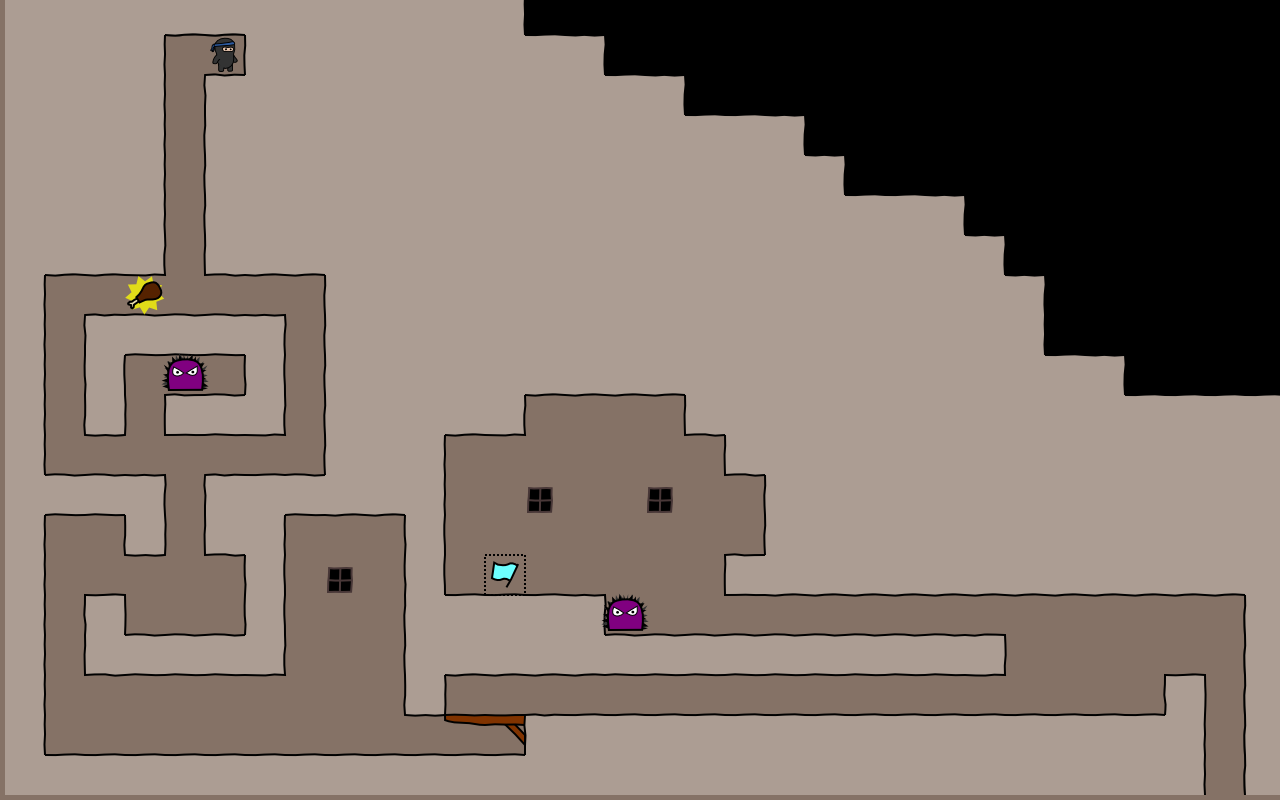

Rendered tile map (Tiled .tmx) drawn with the repository's tilesets; below, a short description and the full map source, tile grids included:
An orthogonal 32x20 tile map with 40x40 px tiles, 4 tile layers (bg, walls, objects, fg), 3 tilesets.

<map version="1.0" orientation="orthogonal" width="32" height="20" tilewidth="40" tileheight="40">
 <tileset firstgid="1" name="world1" tilewidth="50" tileheight="50">
  <image source="world1.png" width="400" height="400" />
 </tileset>
 <tileset firstgid="65" name="objectpalette" tilewidth="50" tileheight="50">
  <image source="objectpalette.png" width="400" height="500" />
 </tileset>
 <tileset firstgid="145" name="background" tilewidth="40" tileheight="40">
  <image source="background1.png" width="320" height="600" />
 </tileset>
 <layer name="bg" width="32" height="20">
  <data encoding="csv">
154,154,154,154,154,154,154,154,154,154,154,154,0,0,0,0,0,0,0,0,0,0,0,0,0,0,0,0,0,0,0,0,
154,154,154,154,154,154,154,154,154,154,154,154,0,0,0,0,0,0,0,0,0,0,0,0,0,0,0,0,0,0,0,0,
154,154,154,154,154,154,154,154,154,154,154,154,154,0,0,0,0,0,0,0,0,0,0,0,0,0,0,0,0,0,0,0,
154,154,154,154,154,154,154,154,154,154,154,154,154,154,0,0,0,0,0,0,0,0,0,0,0,0,0,0,0,0,0,0,
154,154,154,154,154,154,154,154,154,154,154,154,154,154,154,154,0,0,0,0,0,0,0,0,0,0,0,0,0,0,0,0,
154,154,154,154,154,154,154,154,154,154,154,154,154,154,154,154,154,0,0,0,0,0,0,0,0,0,0,0,0,0,0,0,
154,154,154,154,154,154,154,154,154,154,154,154,154,154,154,154,154,154,154,0,0,0,0,0,0,0,0,0,0,0,0,0,
154,154,154,154,154,154,154,154,154,154,154,154,154,154,154,154,154,154,154,154,0,0,0,0,0,0,0,0,0,0,0,0,
154,154,154,154,154,154,154,154,154,154,154,154,154,154,154,154,154,154,154,154,154,0,0,0,0,0,0,0,0,0,0,0,
154,154,154,154,154,154,154,154,154,154,154,154,154,154,154,154,154,154,154,154,154,154,154,0,0,0,0,0,0,0,0,0,
154,154,154,154,154,154,154,154,154,154,154,154,154,154,154,154,154,154,154,154,154,154,154,154,154,0,0,0,0,0,0,0,
154,154,154,154,154,154,154,154,154,154,154,154,154,154,154,154,154,154,154,154,154,154,154,154,154,154,154,154,0,0,0,0,
154,154,154,154,154,154,154,154,154,154,154,154,154,150,154,154,150,154,154,154,154,154,154,154,154,154,154,154,154,154,154,154,
154,154,154,154,154,154,154,154,154,154,154,154,154,154,154,154,154,154,154,154,154,154,154,154,154,154,154,154,154,154,154,154,
154,154,154,154,154,154,154,154,150,154,154,154,154,154,154,154,154,154,154,154,154,154,154,154,154,154,154,154,154,154,154,154,
154,154,154,154,154,154,154,154,154,154,154,154,154,154,154,154,154,154,154,154,154,154,154,154,154,154,154,154,154,154,154,154,
154,154,154,154,154,154,154,154,154,154,154,154,154,154,154,154,154,154,154,154,154,154,154,154,154,154,154,154,154,154,154,154,
154,154,154,154,154,154,154,154,154,154,154,154,154,154,154,154,154,154,154,154,154,154,154,154,154,154,154,154,154,154,154,154,
154,154,154,154,154,154,154,154,154,154,154,154,154,154,154,154,154,154,154,154,154,154,154,154,154,154,154,154,154,154,154,154,
154,154,154,154,154,154,154,154,154,154,154,154,154,154,154,154,154,154,154,154,154,154,154,154,154,154,154,154,154,154,154,154
</data>
 </layer>
 <layer name="walls" width="32" height="20">
  <data encoding="csv">
18,18,18,18,26,26,18,18,18,18,18,18,19,0,0,0,0,0,0,0,0,0,0,0,0,0,0,0,0,0,0,0,
18,18,18,19,0,0,17,18,18,18,18,18,18,10,11,0,0,0,0,0,0,0,0,0,0,0,0,0,0,0,0,0,
18,18,18,19,0,9,18,18,18,18,18,18,18,18,18,10,11,0,0,0,0,0,0,0,0,0,0,0,0,0,0,0,
18,18,18,19,0,17,18,18,18,18,18,18,18,18,18,18,18,10,10,11,0,0,0,0,0,0,0,0,0,0,0,0,
18,18,18,19,0,17,18,18,18,18,18,18,18,18,18,18,18,18,18,18,11,0,0,0,0,0,0,0,0,0,0,0,
18,18,18,19,0,17,18,18,18,18,18,18,18,18,18,18,18,18,18,18,18,10,10,11,0,0,0,0,0,0,0,0,
18,26,26,27,0,25,26,26,18,18,18,18,18,18,18,18,18,18,18,18,18,18,18,18,11,0,0,0,0,0,0,0,
19,0,0,0,0,0,0,0,17,18,18,18,18,18,18,18,18,18,18,18,18,18,18,18,18,11,0,0,0,0,0,0,
19,0,9,2,2,2,11,0,17,18,18,18,18,18,18,18,18,18,18,18,18,18,18,18,18,19,0,0,0,0,0,0,
19,0,20,0,0,0,20,0,17,18,18,18,18,26,26,26,26,18,18,18,18,18,18,18,18,18,10,11,0,0,0,0,
19,0,28,0,1,2,27,0,17,18,18,26,27,0,0,0,0,25,18,18,18,18,18,18,18,18,18,18,10,10,10,10,
19,0,0,0,0,0,0,0,17,18,19,0,0,0,0,0,0,0,25,18,18,18,18,18,18,18,18,18,18,18,18,18,
18,2,2,11,0,9,10,2,26,26,19,0,0,0,0,0,0,0,0,17,18,18,18,18,18,18,18,18,18,18,18,18,
19,0,0,28,0,25,19,0,0,0,20,0,0,0,0,0,0,0,0,17,18,18,18,18,18,18,18,18,18,18,18,18,
19,0,0,0,0,0,20,0,0,0,20,0,0,0,0,0,0,0,1,26,26,26,26,26,26,26,26,26,26,26,26,18,
19,0,12,0,0,0,20,0,0,0,17,10,10,10,11,0,0,0,0,0,0,0,0,0,0,0,0,0,0,0,0,17,
19,0,25,2,2,2,27,0,0,0,17,26,26,26,26,2,2,2,2,2,2,2,2,2,3,0,0,0,0,0,0,17,
19,0,0,0,0,0,0,0,0,0,28,0,0,0,0,0,0,0,0,0,0,0,0,0,0,0,0,0,0,12,0,17,
19,0,0,0,0,0,0,0,0,0,0,14,8,9,10,10,10,10,10,10,10,10,10,10,10,10,10,10,10,19,0,17,
18,10,10,10,10,10,10,10,10,10,10,10,10,18,18,18,18,18,18,18,18,18,18,18,18,18,18,18,18,19,0,17
</data>
 </layer>
 <layer name="objects" width="32" height="20">
  <data encoding="csv">
0,0,0,0,0,0,0,0,0,0,0,0,0,0,0,0,0,0,0,0,0,0,0,0,0,0,0,0,0,0,0,0,
0,0,0,0,0,65,0,0,0,0,0,0,0,0,0,0,0,0,0,0,0,0,0,0,0,0,0,0,0,0,0,0,
0,0,0,0,0,0,0,0,0,0,0,0,0,0,0,0,0,0,0,0,0,0,0,0,0,0,0,0,0,0,0,0,
0,0,0,0,0,0,0,0,0,0,0,0,0,0,0,0,0,0,0,0,0,0,0,0,0,0,0,0,0,0,0,0,
0,0,0,0,0,0,0,0,0,0,0,0,0,0,0,0,0,0,0,0,0,0,0,0,0,0,0,0,0,0,0,0,
0,0,0,0,0,0,0,0,0,0,0,0,0,0,0,0,0,0,0,0,0,0,0,0,0,0,0,0,0,0,0,0,
0,0,0,0,0,0,0,0,0,0,0,0,0,0,0,0,0,0,0,0,0,0,0,0,0,0,0,0,0,0,0,0,
0,0,0,78,0,0,0,0,0,0,0,0,0,0,0,0,0,0,0,0,0,0,0,0,0,0,0,0,0,0,0,0,
0,0,0,0,0,0,0,0,0,0,0,0,0,0,0,0,0,0,0,0,0,0,0,0,0,0,0,0,0,0,0,0,
0,0,0,0,73,0,0,0,0,0,0,0,0,0,0,0,0,0,0,0,0,0,0,0,0,0,0,0,0,0,0,0,
0,0,0,0,0,0,0,0,0,0,0,0,0,0,0,0,0,0,0,0,0,0,0,0,0,0,0,0,0,0,0,0,
0,0,0,0,0,0,0,0,0,0,0,0,0,0,0,0,0,0,0,0,0,0,0,0,0,0,0,0,0,0,0,0,
0,0,0,0,0,0,0,0,0,0,0,0,0,0,0,0,0,0,0,0,0,0,0,0,0,0,0,0,0,0,0,0,
0,0,0,0,0,0,0,0,0,0,0,0,0,0,0,0,0,0,0,0,0,0,0,0,0,0,0,0,0,0,0,0,
0,0,0,0,0,0,0,0,0,0,0,0,66,0,0,0,0,0,0,0,0,0,0,0,0,0,0,0,0,0,0,0,
0,0,0,0,0,0,0,0,0,0,0,0,0,0,0,73,0,0,0,0,0,0,0,0,0,0,0,0,0,0,0,0,
0,0,0,0,0,0,0,0,0,0,0,0,0,0,0,0,0,0,0,0,0,0,0,0,0,0,0,0,0,0,0,0,
0,0,0,0,0,0,0,0,0,0,0,0,0,0,0,0,0,0,0,0,0,0,0,0,0,0,0,0,0,0,0,0,
0,0,0,0,0,0,0,0,0,0,0,0,0,0,0,0,0,0,0,0,0,0,0,0,0,0,0,0,0,0,0,0,
0,0,0,0,0,0,0,0,0,0,0,0,0,0,0,0,0,0,0,0,0,0,0,0,0,0,0,0,0,0,0,0
</data>
 </layer>
 <layer name="fg" width="32" height="20">
  <data encoding="csv">
0,0,0,0,0,0,0,0,0,0,0,0,0,0,0,0,0,0,0,0,0,0,0,0,0,0,0,0,0,0,0,0,
0,0,0,0,0,0,0,0,0,0,0,0,0,0,0,0,0,0,0,0,0,0,0,0,0,0,0,0,0,0,0,0,
0,0,0,0,0,0,0,0,0,0,0,0,0,0,0,0,0,0,0,0,0,0,0,0,0,0,0,0,0,0,0,0,
0,0,0,0,0,0,0,0,0,0,0,0,0,0,0,0,0,0,0,0,0,0,0,0,0,0,0,0,0,0,0,0,
0,0,0,0,0,0,0,0,0,0,0,0,0,0,0,0,0,0,0,0,0,0,0,0,0,0,0,0,0,0,0,0,
0,0,0,0,0,0,0,0,0,0,0,0,0,0,0,0,0,0,0,0,0,0,0,0,0,0,0,0,0,0,0,0,
0,0,0,0,0,0,0,0,0,0,0,0,0,0,0,0,0,0,0,0,0,0,0,0,0,0,0,0,0,0,0,0,
0,0,0,0,0,0,0,0,0,0,0,0,0,0,0,0,0,0,0,0,0,0,0,0,0,0,0,0,0,0,0,0,
0,0,0,0,0,0,0,0,0,0,0,0,0,0,0,0,0,0,0,0,0,0,0,0,0,0,0,0,0,0,0,0,
0,0,0,0,0,0,0,0,0,0,0,0,0,0,0,0,0,0,0,0,0,0,0,0,0,0,0,0,0,0,0,0,
0,0,0,0,0,0,0,0,0,0,0,0,0,0,0,0,0,0,0,0,0,0,0,0,0,0,0,0,0,0,0,0,
0,0,0,0,0,0,0,0,0,0,0,0,0,0,0,0,0,0,0,0,0,0,0,0,0,0,0,0,0,0,0,0,
0,0,0,0,0,0,0,0,0,0,0,0,0,0,0,0,0,0,0,0,0,0,0,0,0,0,0,0,0,0,0,0,
0,0,0,0,0,0,0,0,0,0,0,0,0,0,0,0,0,0,0,0,0,0,0,0,0,0,0,0,0,0,0,0,
0,0,0,0,0,0,0,0,0,0,0,0,0,0,0,0,0,0,0,0,0,0,0,0,0,0,0,0,0,0,0,0,
0,0,0,0,0,0,0,0,0,0,0,0,0,0,0,0,0,0,0,0,0,0,0,0,0,0,0,0,0,0,0,0,
0,0,0,0,0,0,0,0,0,0,0,0,0,0,0,0,0,0,0,0,0,0,0,0,0,0,0,0,0,0,0,0,
0,0,0,0,0,0,0,0,0,0,0,0,0,0,0,0,0,0,0,0,0,0,0,0,0,0,0,0,0,0,0,0,
0,0,0,0,0,0,0,0,0,0,0,0,0,0,0,0,0,0,0,0,0,0,0,0,0,0,0,0,0,0,0,0,
0,0,0,0,0,0,0,0,0,0,0,0,0,0,0,0,0,0,0,0,0,0,0,0,0,0,0,0,0,0,0,0
</data>
 </layer>
</map>
